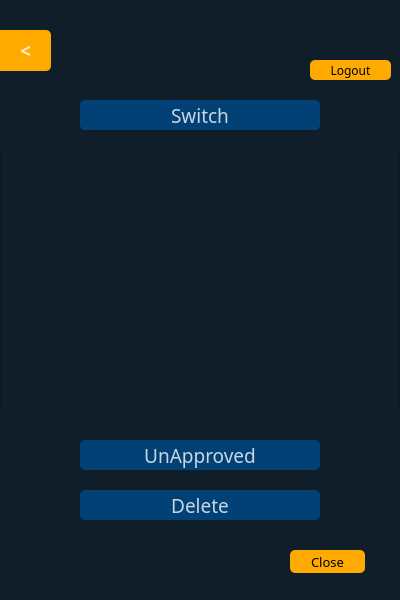
<?xml version="1.0" encoding="UTF-8"?>
<ui version="4.0">
 <class>Form</class>
 <widget class="QWidget" name="Form">
  <property name="geometry">
   <rect>
    <x>0</x>
    <y>0</y>
    <width>400</width>
    <height>600</height>
   </rect>
  </property>
  <property name="windowTitle">
   <string>Form</string>
  </property>
  <property name="styleSheet">
   <string notr="true">background-color:rgba(16,30,41,240);
color: rgb(255, 255, 255);</string>
  </property>
  <widget class="QWidget" name="widget" native="true">
   <property name="geometry">
    <rect>
     <x>0</x>
     <y>0</y>
     <width>400</width>
     <height>600</height>
    </rect>
   </property>
   <property name="styleSheet">
    <string notr="true">background-color:rgba(16,30,41,240);
</string>
   </property>
   <widget class="QPushButton" name="pushButton">
    <property name="geometry">
     <rect>
      <x>80</x>
      <y>440</y>
      <width>240</width>
      <height>30</height>
     </rect>
    </property>
    <property name="font">
     <font>
      <family>Arial Rounded MT Bold</family>
      <pointsize>14</pointsize>
      <weight>50</weight>
      <bold>false</bold>
     </font>
    </property>
    <property name="styleSheet">
     <string notr="true">QPushButton#pushButton{
background-color:rgba(2,65,118,255);
color:rgba(255, 255, 255, 200);
border-radius:5px;
}
QPushButton#pushButton:pressed{
padding-left:5px;
padding-top:5px;
background-color:rgba(2,65,118,100);
background-position:calc(100%-10px)center;
}
QPushButton#pushButton:hover{
background-color:rgba(2,65,118, 255);
}
</string>
    </property>
    <property name="text">
     <string>UnApproved</string>
    </property>
    <property name="icon">
     <iconset>
      <normaloff>../img/remove-user2.png</normaloff>../img/remove-user2.png</iconset>
    </property>
    <property name="iconSize">
     <size>
      <width>27</width>
      <height>27</height>
     </size>
    </property>
   </widget>
   <widget class="QPushButton" name="pushButton_2">
    <property name="geometry">
     <rect>
      <x>310</x>
      <y>60</y>
      <width>81</width>
      <height>20</height>
     </rect>
    </property>
    <property name="font">
     <font>
      <family>Arial Rounded MT Bold</family>
      <pointsize>9</pointsize>
      <weight>50</weight>
      <bold>false</bold>
     </font>
    </property>
    <property name="styleSheet">
     <string notr="true">QPushButton#pushButton_2{
background-color:rgb(255, 170, 0);
	color: rgb(0, 0, 0);
border-radius:5px;
}
QPushButton#pushButton_2:pressed{
padding-left:5px;
padding-top:5px;
background-color:rgb(255, 170, 0);
background-position:calc(100%-10px)center;
}
QPushButton#pushButton_2:hover{
background-color:rgb(255, 170, 0);
}</string>
    </property>
    <property name="text">
     <string>Logout</string>
    </property>
   </widget>
   <widget class="QPushButton" name="pushButton_3">
    <property name="geometry">
     <rect>
      <x>290</x>
      <y>550</y>
      <width>75</width>
      <height>23</height>
     </rect>
    </property>
    <property name="font">
     <font>
      <family>Arial Rounded MT Bold</family>
      <pointsize>10</pointsize>
     </font>
    </property>
    <property name="styleSheet">
     <string notr="true">QPushButton#pushButton_3{
background-color:rgb(255, 170, 0);
	color: rgb(0, 0, 0);
border-radius:5px;
}
QPushButton#pushButton_3:pressed{
padding-left:5px;
padding-top:5px;
background-color:rgb(255, 170, 0);
background-position:calc(100%-10px)center;
}
QPushButton#pushButton_3:hover{
background-color:rgb(255, 170, 0);
}</string>
    </property>
    <property name="text">
     <string>Close</string>
    </property>
   </widget>
   <widget class="QLabel" name="label">
    <property name="geometry">
     <rect>
      <x>240</x>
      <y>20</y>
      <width>151</width>
      <height>31</height>
     </rect>
    </property>
    <property name="sizePolicy">
     <sizepolicy hsizetype="Minimum" vsizetype="Fixed">
      <horstretch>0</horstretch>
      <verstretch>0</verstretch>
     </sizepolicy>
    </property>
    <property name="font">
     <font>
      <family>Agency FB</family>
      <pointsize>12</pointsize>
      <weight>75</weight>
      <bold>true</bold>
     </font>
    </property>
    <property name="styleSheet">
     <string notr="true">color: rgb(255, 255, 255);</string>
    </property>
    <property name="text">
     <string/>
    </property>
   </widget>
   <widget class="QPushButton" name="pushButton_4">
    <property name="geometry">
     <rect>
      <x>80</x>
      <y>490</y>
      <width>240</width>
      <height>30</height>
     </rect>
    </property>
    <property name="font">
     <font>
      <family>Arial Rounded MT Bold</family>
      <pointsize>14</pointsize>
      <weight>50</weight>
      <bold>false</bold>
     </font>
    </property>
    <property name="styleSheet">
     <string notr="true">QPushButton#pushButton_4{
background-color:rgba(2,65,118,255);
color:rgba(255, 255, 255, 200);
border-radius:5px;
}
QPushButton#pushButton_4:pressed{
padding-left:5px;
padding-top:5px;
background-color:rgba(2,65,118,100);
background-position:calc(100%-10px)center;
}
QPushButton#pushButton_4:hover{
background-color:rgba(2,65,118, 255);
}
</string>
    </property>
    <property name="text">
     <string>Delete</string>
    </property>
    <property name="icon">
     <iconset resource="../img/img.qrc">
      <normaloff>:/newPrefix/remove-user.png</normaloff>:/newPrefix/remove-user.png</iconset>
    </property>
    <property name="iconSize">
     <size>
      <width>30</width>
      <height>30</height>
     </size>
    </property>
   </widget>
   <widget class="QPushButton" name="pushButton_5">
    <property name="geometry">
     <rect>
      <x>80</x>
      <y>100</y>
      <width>240</width>
      <height>30</height>
     </rect>
    </property>
    <property name="font">
     <font>
      <family>Arial Rounded MT Bold</family>
      <pointsize>14</pointsize>
      <weight>50</weight>
      <bold>false</bold>
     </font>
    </property>
    <property name="styleSheet">
     <string notr="true">QPushButton#pushButton_5{
background-color:rgba(2,65,118,255);
color:rgba(255, 255, 255, 200);
border-radius:5px;
}
QPushButton#pushButton_5:pressed{
padding-left:5px;
padding-top:5px;
background-color:rgba(2,65,118,100);
background-position:calc(100%-10px)center;
}
QPushButton#pushButton_5:hover{
background-color:rgba(2,65,118, 255);
}
</string>
    </property>
    <property name="text">
     <string>Switch</string>
    </property>
    <property name="icon">
     <iconset>
      <normaloff>../img/add-friend.png</normaloff>../img/add-friend.png</iconset>
    </property>
    <property name="iconSize">
     <size>
      <width>30</width>
      <height>30</height>
     </size>
    </property>
   </widget>
   <widget class="QListWidget" name="listWidget">
    <property name="geometry">
     <rect>
      <x>0</x>
      <y>145</y>
      <width>400</width>
      <height>270</height>
     </rect>
    </property>
    <property name="font">
     <font>
      <family>Arial Black</family>
      <pointsize>9</pointsize>
      <weight>75</weight>
      <bold>true</bold>
     </font>
    </property>
    <property name="styleSheet">
     <string notr="true">color:rgb(255, 255, 255);</string>
    </property>
   </widget>
   <widget class="QPushButton" name="backButton">
    <property name="geometry">
     <rect>
      <x>0</x>
      <y>30</y>
      <width>51</width>
      <height>41</height>
     </rect>
    </property>
    <property name="font">
     <font>
      <family>Arial Black</family>
      <pointsize>14</pointsize>
      <weight>75</weight>
      <bold>true</bold>
     </font>
    </property>
    <property name="styleSheet">
     <string notr="true">QPushButton#backButton{
background-color:rgb(255, 170, 0);
color:rgba(255, 255, 255, 200);
border-top-right-radius:5px;
border-bottom-right-radius:5px;
}
QPushButton#backButton:pressed{
padding-left:5px;
padding-top:5px;
background-color:rgb(255, 170, 0);
background-position:calc(100%-10px)center;
}
QPushButton#backButton:hover{
background-color:rgb(255, 170, 0);
}</string>
    </property>
    <property name="text">
     <string>&lt;</string>
    </property>
   </widget>
  </widget>
 </widget>
 <resources>
  <include location="../img/img.qrc"/>
 </resources>
 <connections/>
</ui>
